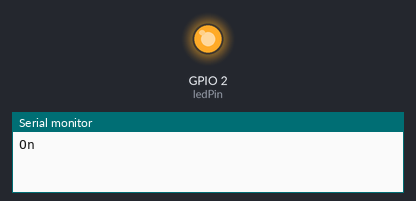
Bench run of a sketch on a simulated ESP32. Shown: output pins drawn as LEDs (lit = HIGH), the last lines printed to the serial monitor.

Above: at 2.5 s.
At 7.5 s:
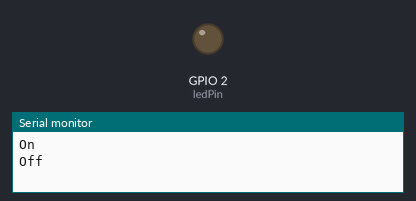
Timing chart, 0 to 13.0 s (numbered marks = the images above):
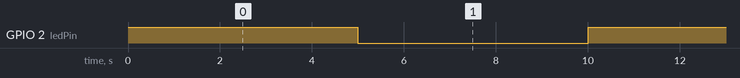

Measured:
- by itself, GPIO 2 (ledPin): alternates HIGH for 5.0 s and LOW for 5.0 s

The sketch:

ESP32_Blink.ino
```cpp
const int ledPin = 2;

void setup() {
 pinMode (ledPin, OUTPUT);
 Serial.begin(115200);
}

void loop() {
  digitalWrite (ledPin, HIGH);
  Serial.println("On");
  delay (5000);
  digitalWrite (ledPin, LOW);
  Serial.println("Off");
  delay (5000);
}
```
